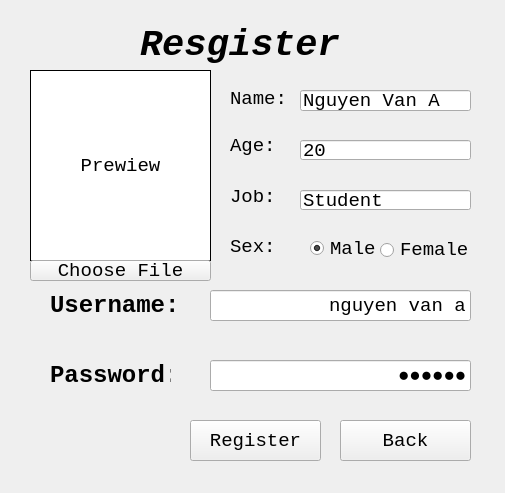
<?xml version="1.0" encoding="UTF-8"?>
<ui version="4.0">
 <class>Resgister</class>
 <widget class="QMainWindow" name="Resgister">
  <property name="windowModality">
   <enum>Qt::ApplicationModal</enum>
  </property>
  <property name="enabled">
   <bool>true</bool>
  </property>
  <property name="geometry">
   <rect>
    <x>0</x>
    <y>0</y>
    <width>505</width>
    <height>493</height>
   </rect>
  </property>
  <property name="sizePolicy">
   <sizepolicy hsizetype="Fixed" vsizetype="Expanding">
    <horstretch>0</horstretch>
    <verstretch>0</verstretch>
   </sizepolicy>
  </property>
  <property name="maximumSize">
   <size>
    <width>1111</width>
    <height>1111</height>
   </size>
  </property>
  <property name="font">
   <font>
    <family>Courier New</family>
    <pointsize>14</pointsize>
   </font>
  </property>
  <property name="contextMenuPolicy">
   <enum>Qt::DefaultContextMenu</enum>
  </property>
  <property name="acceptDrops">
   <bool>false</bool>
  </property>
  <property name="windowTitle">
   <string>Resgister</string>
  </property>
  <property name="windowIcon">
   <iconset>
    <normaloff>../icons/k.ico</normaloff>../icons/k.ico</iconset>
  </property>
  <property name="autoFillBackground">
   <bool>true</bool>
  </property>
  <property name="styleSheet">
   <string notr="true"/>
  </property>
  <property name="toolButtonStyle">
   <enum>Qt::ToolButtonIconOnly</enum>
  </property>
  <property name="documentMode">
   <bool>false</bool>
  </property>
  <property name="tabShape">
   <enum>QTabWidget::Triangular</enum>
  </property>
  <property name="dockNestingEnabled">
   <bool>false</bool>
  </property>
  <property name="unifiedTitleAndToolBarOnMac">
   <bool>false</bool>
  </property>
  <widget class="QWidget" name="centralwidget">
   <widget class="QLineEdit" name="line_user">
    <property name="geometry">
     <rect>
      <x>210</x>
      <y>290</y>
      <width>261</width>
      <height>31</height>
     </rect>
    </property>
    <property name="font">
     <font>
      <weight>50</weight>
      <bold>false</bold>
     </font>
    </property>
    <property name="layoutDirection">
     <enum>Qt::RightToLeft</enum>
    </property>
    <property name="text">
     <string>nguyen van a</string>
    </property>
    <property name="maxLength">
     <number>30</number>
    </property>
    <property name="alignment">
     <set>Qt::AlignRight|Qt::AlignTrailing|Qt::AlignVCenter</set>
    </property>
   </widget>
   <widget class="QLineEdit" name="line_pwd">
    <property name="geometry">
     <rect>
      <x>210</x>
      <y>360</y>
      <width>261</width>
      <height>31</height>
     </rect>
    </property>
    <property name="font">
     <font>
      <weight>50</weight>
      <bold>false</bold>
     </font>
    </property>
    <property name="layoutDirection">
     <enum>Qt::RightToLeft</enum>
    </property>
    <property name="inputMask">
     <string/>
    </property>
    <property name="text">
     <string>123456</string>
    </property>
    <property name="maxLength">
     <number>6</number>
    </property>
    <property name="echoMode">
     <enum>QLineEdit::Password</enum>
    </property>
    <property name="alignment">
     <set>Qt::AlignRight|Qt::AlignTrailing|Qt::AlignVCenter</set>
    </property>
   </widget>
   <widget class="QPushButton" name="btn_cancel">
    <property name="enabled">
     <bool>true</bool>
    </property>
    <property name="geometry">
     <rect>
      <x>340</x>
      <y>420</y>
      <width>131</width>
      <height>41</height>
     </rect>
    </property>
    <property name="font">
     <font>
      <family>Courier New</family>
      <pointsize>14</pointsize>
     </font>
    </property>
    <property name="styleSheet">
     <string notr="true">border-color: rgb(255, 0, 0);</string>
    </property>
    <property name="text">
     <string>Back</string>
    </property>
    <property name="icon">
     <iconset>
      <normalon>../icons/back_icon.jpg</normalon>
     </iconset>
    </property>
   </widget>
   <widget class="QPushButton" name="btn_reg">
    <property name="enabled">
     <bool>true</bool>
    </property>
    <property name="geometry">
     <rect>
      <x>190</x>
      <y>420</y>
      <width>131</width>
      <height>41</height>
     </rect>
    </property>
    <property name="font">
     <font>
      <family>Courier New</family>
      <pointsize>14</pointsize>
     </font>
    </property>
    <property name="styleSheet">
     <string notr="true"/>
    </property>
    <property name="text">
     <string>Register</string>
    </property>
    <property name="icon">
     <iconset>
      <normaloff>../icons/check_logim.png</normaloff>../icons/check_logim.png</iconset>
    </property>
   </widget>
   <widget class="QLabel" name="label_user">
    <property name="geometry">
     <rect>
      <x>50</x>
      <y>290</y>
      <width>141</width>
      <height>31</height>
     </rect>
    </property>
    <property name="font">
     <font>
      <pointsize>18</pointsize>
      <weight>75</weight>
      <bold>true</bold>
     </font>
    </property>
    <property name="text">
     <string>Username:</string>
    </property>
   </widget>
   <widget class="QLabel" name="lbl_pwd">
    <property name="geometry">
     <rect>
      <x>50</x>
      <y>360</y>
      <width>121</width>
      <height>31</height>
     </rect>
    </property>
    <property name="font">
     <font>
      <pointsize>18</pointsize>
      <weight>75</weight>
      <bold>true</bold>
     </font>
    </property>
    <property name="text">
     <string>Password:</string>
    </property>
   </widget>
   <widget class="QLabel" name="label">
    <property name="geometry">
     <rect>
      <x>140</x>
      <y>20</y>
      <width>221</width>
      <height>51</height>
     </rect>
    </property>
    <property name="font">
     <font>
      <pointsize>28</pointsize>
      <weight>75</weight>
      <italic>true</italic>
      <bold>true</bold>
     </font>
    </property>
    <property name="text">
     <string>Resgister</string>
    </property>
   </widget>
   <widget class="QLabel" name="Image">
    <property name="geometry">
     <rect>
      <x>30</x>
      <y>70</y>
      <width>181</width>
      <height>191</height>
     </rect>
    </property>
    <property name="font">
     <font>
      <family>Courier New</family>
      <pointsize>14</pointsize>
     </font>
    </property>
    <property name="autoFillBackground">
     <bool>false</bool>
    </property>
    <property name="styleSheet">
     <string notr="true">background-color:rgb(255, 255, 255)</string>
    </property>
    <property name="frameShape">
     <enum>QFrame::Panel</enum>
    </property>
    <property name="text">
     <string>Prewiew</string>
    </property>
    <property name="textFormat">
     <enum>Qt::AutoText</enum>
    </property>
    <property name="alignment">
     <set>Qt::AlignCenter</set>
    </property>
   </widget>
   <widget class="QLabel" name="label_3">
    <property name="geometry">
     <rect>
      <x>230</x>
      <y>91</y>
      <width>61</width>
      <height>16</height>
     </rect>
    </property>
    <property name="text">
     <string>Name:</string>
    </property>
   </widget>
   <widget class="QLabel" name="label_4">
    <property name="geometry">
     <rect>
      <x>230</x>
      <y>130</y>
      <width>51</width>
      <height>31</height>
     </rect>
    </property>
    <property name="text">
     <string>Age:</string>
    </property>
   </widget>
   <widget class="QLabel" name="label_5">
    <property name="geometry">
     <rect>
      <x>230</x>
      <y>190</y>
      <width>47</width>
      <height>13</height>
     </rect>
    </property>
    <property name="text">
     <string>Job:</string>
    </property>
   </widget>
   <widget class="QLineEdit" name="line_name">
    <property name="geometry">
     <rect>
      <x>300</x>
      <y>90</y>
      <width>171</width>
      <height>21</height>
     </rect>
    </property>
    <property name="text">
     <string>Nguyen Van A</string>
    </property>
   </widget>
   <widget class="QLineEdit" name="line_age">
    <property name="geometry">
     <rect>
      <x>300</x>
      <y>140</y>
      <width>171</width>
      <height>20</height>
     </rect>
    </property>
    <property name="text">
     <string>20</string>
    </property>
   </widget>
   <widget class="QLineEdit" name="line_job">
    <property name="geometry">
     <rect>
      <x>300</x>
      <y>190</y>
      <width>171</width>
      <height>20</height>
     </rect>
    </property>
    <property name="text">
     <string>Student</string>
    </property>
   </widget>
   <widget class="QLabel" name="label_6">
    <property name="geometry">
     <rect>
      <x>230</x>
      <y>240</y>
      <width>47</width>
      <height>13</height>
     </rect>
    </property>
    <property name="text">
     <string>Sex:</string>
    </property>
   </widget>
   <widget class="QRadioButton" name="radioMale">
    <property name="geometry">
     <rect>
      <x>310</x>
      <y>240</y>
      <width>71</width>
      <height>17</height>
     </rect>
    </property>
    <property name="text">
     <string>Male</string>
    </property>
    <property name="checked">
     <bool>true</bool>
    </property>
   </widget>
   <widget class="QRadioButton" name="radioFemale">
    <property name="geometry">
     <rect>
      <x>380</x>
      <y>240</y>
      <width>91</width>
      <height>20</height>
     </rect>
    </property>
    <property name="text">
     <string>Female</string>
    </property>
   </widget>
   <widget class="QToolButton" name="toolButton">
    <property name="geometry">
     <rect>
      <x>30</x>
      <y>260</y>
      <width>181</width>
      <height>21</height>
     </rect>
    </property>
    <property name="text">
     <string>Choose File</string>
    </property>
    <property name="popupMode">
     <enum>QToolButton::DelayedPopup</enum>
    </property>
   </widget>
  </widget>
 </widget>
 <resources/>
 <connections/>
</ui>
